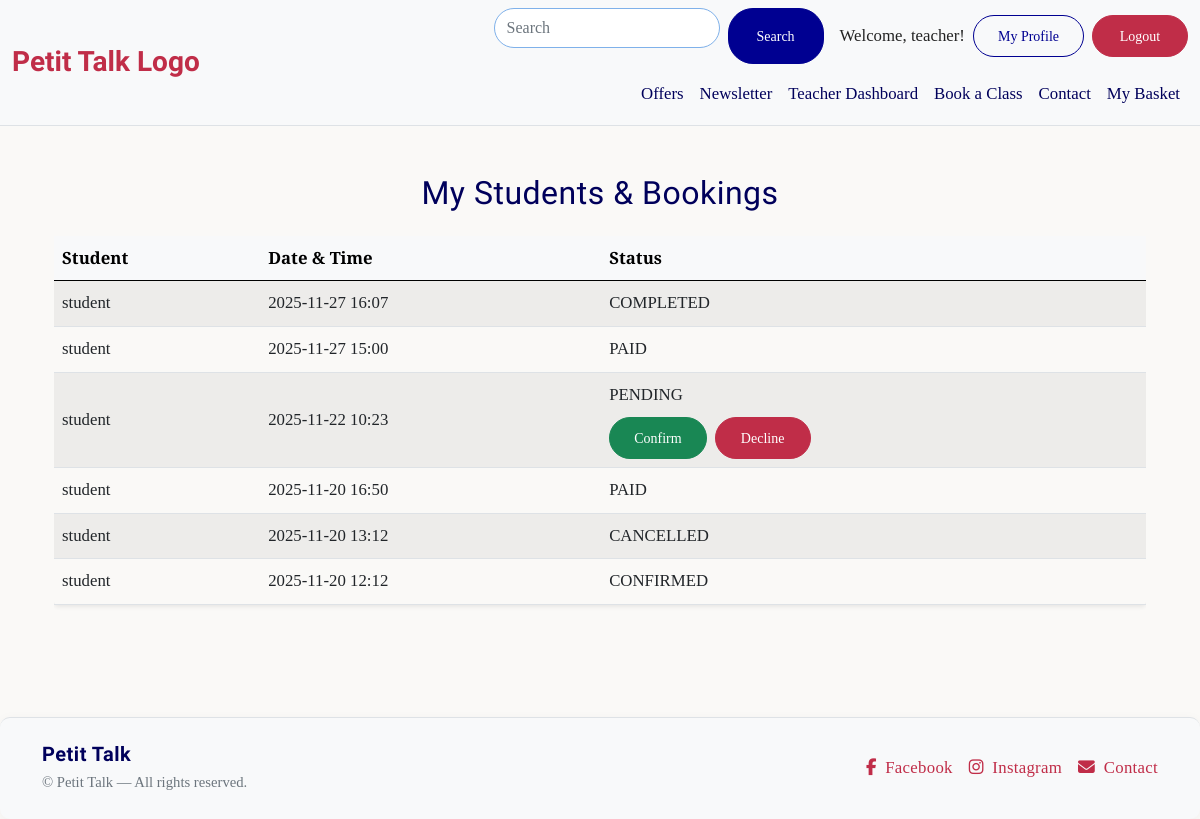
Screenshot of /bookings/dashboard/teacher/ (signed in) with the database file from the repository.
### bookings/models.py (models this page shows, shortened)
class Booking(models.Model):
    student = models.ForeignKey(
        User, on_delete=models.CASCADE, related_name='student_bookings'
    )
    teacher = models.ForeignKey(
        User, on_delete=models.CASCADE, related_name='teacher_bookings'
    )
    scheduled_time = models.DateTimeField()
    purpose = models.TextField(blank=True)
    status = models.CharField(
        max_length=10, choices=BOOKING_STATUS, default='PENDING'
    )
    created_at = models.DateTimeField(auto_now_add=True)
    class Meta:
        ordering = ['-scheduled_time']
        unique_together = ('teacher', 'scheduled_time')  #Avoid double-booking for teachers

### bookings/views.py (the view)
# urls.py: path("dashboard/teacher/", views.teacher_dashboard, name="teacher_dashboard"),
@login_required
def teacher_dashboard(request):
    if not request.user.profile.is_teacher:
        messages.error(request, "You are not authorized to access the teacher dashboard.")
        return redirect("home")
    bookings = Booking.objects.filter(teacher=request.user).order_by("-scheduled_time")
    return render(request, "bookings/teacher_dashboard.html", {"bookings": bookings})

### bookings/templates/bookings/teacher_dashboard.html (shortened to what this page needs)
{% extends "base.html" %}
{% load static %}
{% block content %}
<div class="container py-4">
    <h2 class="mb-4 text-center">My Students & Bookings</h2>
    {% if bookings %}
    <div class="table-responsive">
        <table class="table table-striped align-middle shadow-sm rounded">
            <thead class="table-light">
                <tr>
                    <th>Student</th>
                    <th>Date & Time</th>
                    <th>Status</th>
                </tr>
            </thead>
            <tbody>
                {% for booking in bookings %}
                <tr>
                    <td>{{ booking.student.username }}</td>
                    <td>{{ booking.scheduled_time|date:"Y-m-d H:i" }}</td>
                    <td class="fw-semibold text-capitalize">
                        {{ booking.status }}
                        {% if booking.status == "PENDING" %}
                        <div class="mt-2 d-flex gap-2">
                            <a href="{% url 'confirm_booking' booking.id %}" class="btn btn-success btn-sm">
                                Confirm
                            </a>
                            <a href="{% url 'decline_booking' booking.id %}" class="btn btn-danger btn-sm">
                                Decline
                            </a>
                        </div>
                        {% endif %}
                    </td>
                </tr>
                {% endfor %}
            </tbody>
        </table>
    </div>
    {% else %}
    <p class="text-center text-muted mt-4">
        No bookings yet.
    </p>
    {% endif %}
</div>
{% endblock %}

### templates/base.html (shortened to what this page needs)
{% load static %}
<!doctype html>
<html lang="en">
<head>
    {% block corecss %}
    <link href="https://cdn.jsdelivr.net/npm/bootstrap@5.0.2/dist/css/bootstrap.min.css" rel="stylesheet"
>
    <link rel="stylesheet" href="{% static 'css/base.css' %}">
    {% endblock %}
</head>
<body>
    <header class="bg-light border-bottom">
        <nav class="navbar navbar-expand-md navbar-light bg-light">
            <div class="container-fluid">
                <a class="navbar-brand fw-bold" href="{% url 'home' %}">Petit Talk Logo</a>
                <div class="collapse navbar-collapse" id="mainNavbar">
                    <div class="ms-auto w-100">
                        <div class="d-flex flex-wrap justify-content-end align-items-center gap-2 mb-2">
                            <form class="d-flex flex-grow-1 flex-md-grow-0" role="search">
                                <input class="form-control me-2" type="search" placeholder="Search"
                                    aria-label="Search" />
                                <button class="btn btn-primary btn-sm" type="submit">Search</button>
                            </form>
                            {% if user.is_authenticated %}
                            <span class="ms-2">Welcome, {{ user.username }}!</span>
                            {% if user.profile.is_teacher %}
                            <a href="{% url 'teacher_profile' user.id %}" class="btn btn-outline-primary btn-sm">My
                                Profile</a>
                            {% else %}
                            <a href="{% url 'profile' %}" class="btn btn-outline-primary btn-sm">My Profile</a>
                            {% endif %}
                            <a href="{% url 'account_logout' %}" class="btn btn-danger btn-sm">Logout</a>
                            {% else %}
                            <a href="{% url 'account_login' %}" class="btn btn-outline-primary btn-sm">Login</a>
                            <a href="{% url 'account_signup' %}" class="btn btn-primary btn-sm">Sign Up</a>
                            {% endif %}
                        </div>
                        <ul class="navbar-nav justify-content-end flex-wrap">
                            <li class="nav-item"><a class="nav-link" href="#">Offers</a></li>
                            <li class="nav-item"><a class="nav-link" href="#">Newsletter</a></li>
                            {% if user.is_authenticated %}
                            {% if user.profile.is_student %}
                            <li class="nav-item"><a class="nav-link" href="{% url 'student_dashboard' %}">My
                                    Bookings</a></li>
                            {% elif user.profile.is_teacher %}
                            <li class="nav-item"><a class="nav-link" href="{% url 'teacher_dashboard' %}">Teacher
                                    Dashboard</a></li>
                            {% endif %}
                            {% endif %}
                            <li class="nav-item"><a class="nav-link" href="{% url 'book_lesson' %}">Book a Class</a>
                            </li>
                            <li class="nav-item"><a class="nav-link" href="#">Contact</a></li>
                            <li class="nav-item"><a class="nav-link" href="{% url 'view_bag' %}">My Basket</a></li>
                        </ul>
                    </div>
                </div>
            </div>
        </nav>
    </header>
    <main class="container py-4">
        {% block content %}{% endblock %}
    </main>
    <footer class="bg-light border-top mt-5 py-4">
        <div class="container">
            <div class="row align-items-center text-center text-md-start">
                <div class="col-md-6 mb-3 mb-md-0">
                    <h5 class="fw-bold mb-1">Petit Talk</h5>
                    <p class="mb-0 small text-muted">&copy; {{ now|date:"Y" }} Petit Talk — All rights reserved.</p>
                </div>
                <div class="col-md-6">
                    <div class="d-flex justify-content-center justify-content-md-end align-items-center gap-3">
                        <a href="#" class="">
                            <i class="fab fa-facebook-f me-1"></i> Facebook
                        </a>
                        <a href="#" class="">
                            <i class="fab fa-instagram me-1"></i> Instagram
                        </a>
                        <a href="#" class="">
                            <i class="fas fa-envelope me-1"></i> Contact
                        </a>
                    </div>
                </div>
            </div>
        </div>
    </footer>
    <div aria-live="polite" aria-atomic="true" class="position-fixed top-0 end-0 p-3" style="z-index:1080;">
                </div>
</body>
</html>

### static/css/base.css (style rules this page uses)
:root { --strong-red: #C02D48; --light-red: #E77474; --dark-red: #A0132D; --strong-blue: #000091; --light-blue: #7FB1EA; --dark-blue: #00005B; --primary-font: 'Cormorant Garamond', serif; --secondary-font: 'IM Fell French Canon SC', serif; --accent-font: 'Pinyon Script', 'Lucida Handwriting', serif; --school-font: 'Edu Australia VIC WA NT Hand Guides', serif; }
body { background-color: #faf9f7; color: #222; line-height: 1.7; font-size: 1.05rem; font-family: var(--primary-font); }
h1, h2, h3, h4, h5 { font-family: var(--secondary-font); color: var(--dark-blue); letter-spacing: 0.5px; }
p { color: #333; font-weight: 400; }
.card, section.bg-light, footer { border-radius: 10px; box-shadow: 0 2px 12px rgba(0, 0, 0, 0.04); }
.btn { border-radius: 25px; min-width: 96px; padding: 0.6rem 1.5rem; font-weight: 500; display: inline-flex; align-items: center; justify-content: center; transition: all 0.3s ease; }
.btn-primary { background-color: var(--strong-blue); border-color: var(--strong-blue); color: #fff; }
.btn-danger { background-color: var(--strong-red); border-color: var(--strong-red); color: #fff; }
.btn-outline-primary { color: var(--strong-blue); border-color: var(--strong-blue); }
header .navbar.navbar-light .navbar-nav .nav-link { color: var(--dark-blue); font-weight: 500; transition: color .25s ease; }
header .navbar .navbar-brand { font-family: var(--accent-font); font-size: 1.75rem; color: var(--strong-red); }
header form[role="search"] .form-control { border-radius: 20px; border: 1px solid var(--light-blue); height: 40px; }
form .form-control { border-radius: 25px; border: 1px solid #ddd; transition: border-color 0.3s ease; }
footer { background-color: #f2f2f2; color: #555; border-top: 1px solid rgba(0, 0, 0, 0.05); }
footer h5 { font-family: var(--secondary-font); color: var(--dark-blue); }
footer a { color: var(--strong-red); text-decoration: none; transition: color .25s ease; font-weight: 500; letter-spacing: 0.3px; }
a, button { transition: all 0.25s ease; }
.btn-primary { background-color: var(--strong-blue); border-color: var(--strong-blue); }
form input, form textarea, form select { border-radius: 15px; border: 1px solid #ddd; padding: 0.5rem 0.75rem; width: 100%; font-family: var(--primary-font); margin-bottom: 1rem; }

### rows the page displays
Booking: student.username "student", scheduled_time "2025-11-27 16:07", status "COMPLETED"
Booking: student.username "student", scheduled_time "2025-11-27 15:00", status "PAID"
Booking: student.username "student", scheduled_time "2025-11-22 10:23", status "PENDING", shows "Confirm"
Booking: student.username "student", scheduled_time "2025-11-20 16:50", status "PAID"
Booking: student.username "student", scheduled_time "2025-11-20 13:12", status "CANCELLED"
Booking: student.username "student", scheduled_time "2025-11-20 12:12", status "CONFIRMED"

### other values shown
{{ user.username }} "teacher"
